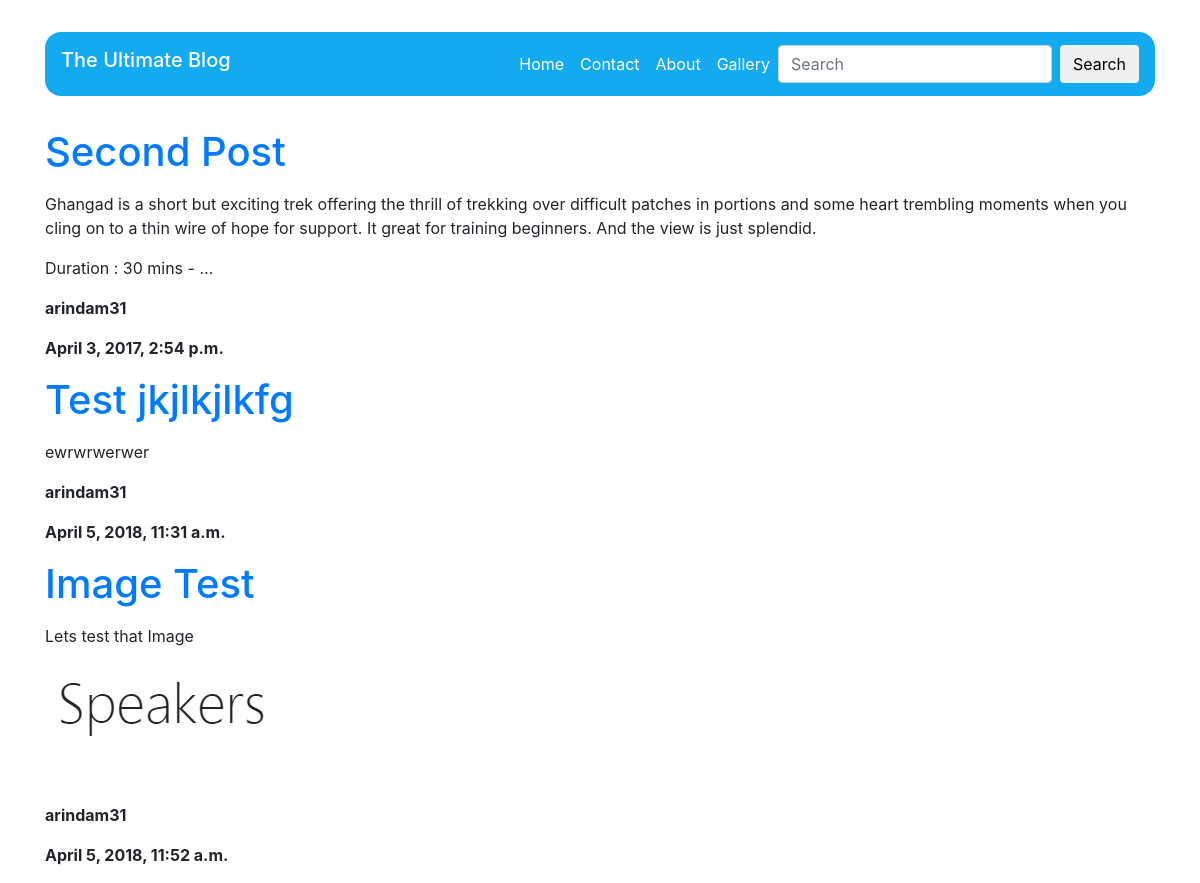
The app's page /posts, older data.
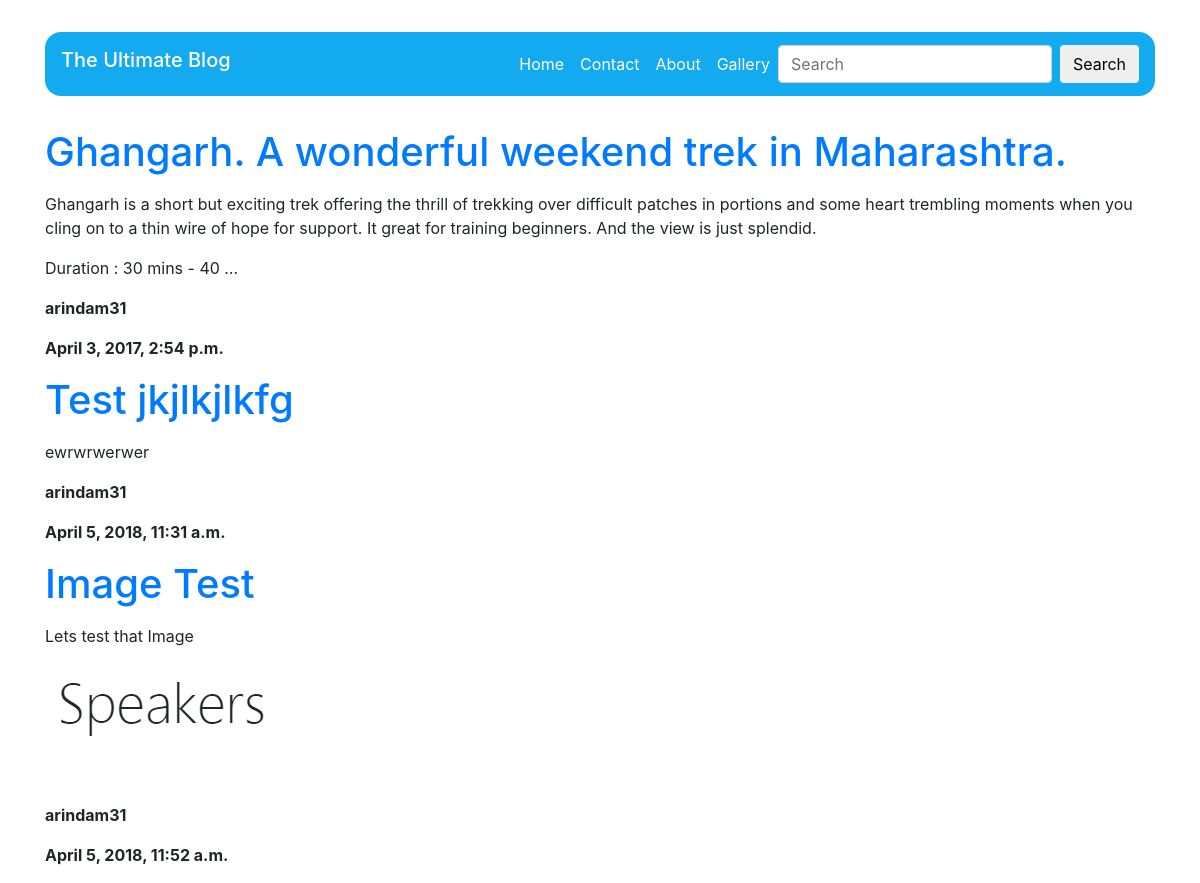
The same page, newer data.
### blog/models.py (models this page shows, shortened)
class Post(models.Model):
	author = models.ForeignKey('auth.User', on_delete=models.CASCADE)
	title = models.CharField(max_length=200)
	text = RichTextField()
	created_date = models.DateTimeField(default=timezone.now)
	published_date = models.DateTimeField(blank=True, null=True)
	published = models.BooleanField(default=False)
	likes = models.PositiveIntegerField(default=0)
	favourite = models.BooleanField(default=False)
	tags = models.ManyToManyField(Tag, blank=True)

### blog/views.py (the view)
# urls.py: url(r'^posts$', views.post_list, name='post_list'),
def post_list(request):
    if not request.user.is_staff or not request.user.is_superuser:
        posts = models.Post.objects.filter(published=True, created_date__lte=timezone.now()).order_by('published_date')
    else:
        posts = models.Post.objects.filter(created_date__lte=timezone.now()).order_by('published_date')
    return render(request, 'blog/post_list.html', {'posts':posts})

### blog/templates/blog/post_list.html
{% extends 'blog/base.html' %}
{% block content %}
    {% if posts %}
        {% for post in posts %}
            <div class="post">
		    <h1><a href="{% url 'post_details' post.pk %}">{{ post.title }}</a> </h1>
                <p>{{ post.text| safe | truncatewords:"50" | linebreaksbr }} </p>
                <p><strong>{{ post.author }}</strong></p>
                <div class="date">
                    <p><strong>{{ post.created_date }}</strong></p>
                </div>
            </div>
        {% endfor %}
    {% endif %}
{% endblock %}

Row changes from the older to the newer data that the page shows:
changed Post: title "Second Post" → "Ghangarh. A wonderful weekend trek in Maharashtra."; text "Ghangad is a short but exciting trek offering the thrill of trekking over difficult patches in portions and some heart trembling moments when you cling on to a thin wire of hope for support. It great for training beginners. And the view is just splendid. Duration : 30 mins - …" → "Ghangarh is a short but exciting trek offering the thrill of trekking over difficult patches in portions and some heart trembling moments when you cling on to a thin wire of hope for support. It great for training beginners. And the view is just splendid. Duration : 30 mins - 40 …"
